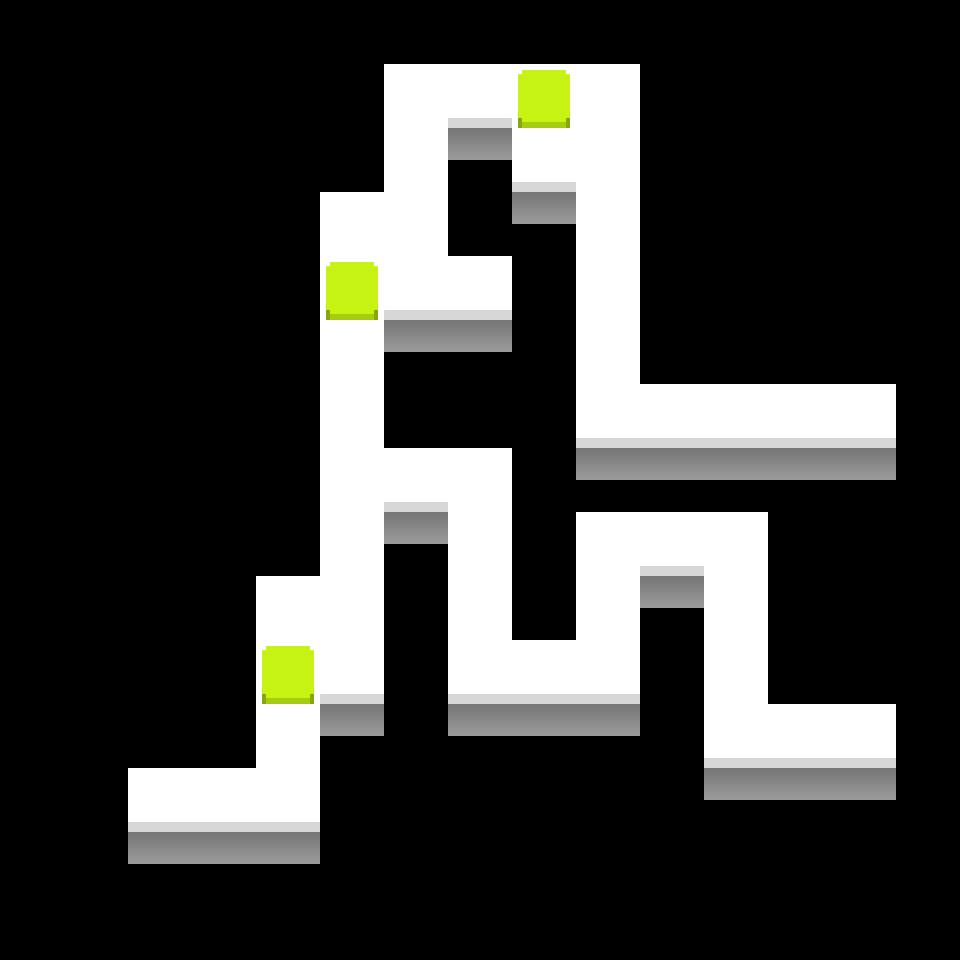

A level layout from a 2D game, rendered from its tile map. Below: a short description, then the map file with tile-grid data replaced by summaries:
An orthogonal 15x15 tile map with 64x64 px tiles, 3 tile layers (Ground, Background, Pushable), 3 tilesets and 8 objects (3x ToggleBlock, 3x Trigger, StartPosition, EndPosition).

<map version="1.0" orientation="orthogonal" width="15" height="15" tilewidth="64" tileheight="64">
 <tileset firstgid="1" name="tileset" tilewidth="64" tileheight="64">
  <image source="images/tileset.png" width="256" height="128" />
 </tileset>
 <tileset firstgid="9" name="tileset2" tilewidth="64" tileheight="64">
  <image source="images/tileset2.png" width="320" height="128" />
 </tileset>
 <tileset firstgid="19" name="tileset2" tilewidth="64" tileheight="64">
  <image source="images/tileset2.png" width="320" height="128" />
 </tileset>
 <layer name="Ground" width="15" height="15">
  <data>[225 cells, 48 non-empty, 2 distinct tile ids]</data>
 </layer>
 <objectgroup name="Start" width="15" height="15">
  <object name="StartPostition" type="StartPosition" x="130" y="768" width="64" height="64" />
 </objectgroup>
 <objectgroup name="Goal" width="15" height="15">
  <object name="EndPosition" type="EndPosition" x="832" y="384" width="64" height="64" />
 </objectgroup>
 <layer name="Background" width="15" height="15">
  <data>[225 cells, 21 non-empty, 1 distinct tile ids]</data>
 </layer>
 <layer name="Pushable" width="15" height="15">
  <data>[225 cells, 3 non-empty, 1 distinct tile ids]</data>
 </layer>
 <objectgroup name="Blocks" width="15" height="15">
  <object name="Block1" type="ToggleBlock" gid="12" x="320" y="640" width="64" height="64">
   <properties>
    <property name="triggerId" value="light1" />
   </properties>
  </object>
  <object name="Block2" type="ToggleBlock" gid="12" x="384" y="128" width="64" height="64">
   <properties>
    <property name="triggerId" value="light2" />
   </properties>
  </object>
  <object name="Block3" type="ToggleBlock" gid="12" x="512" y="704" width="64" height="64">
   <properties>
    <property name="triggerId" value="light3" />
   </properties>
  </object>
 </objectgroup>
 <objectgroup name="Triggers" width="15" height="15">
  <object name="Trigger1" type="Trigger" gid="9" x="384" y="192" width="64" height="64">
   <properties>
    <property name="triggerId" value="dark1" />
   </properties>
  </object>
  <object name="Trigger2" type="Trigger" gid="9" x="448" y="704" width="64" height="64">
   <properties>
    <property name="triggerId" value="dark2" />
   </properties>
  </object>
  <object name="Trigger3" type="Trigger" gid="9" x="576" y="704" width="64" height="64">
   <properties>
    <property name="triggerId" value="dark3" />
   </properties>
  </object>
 </objectgroup>
</map>
